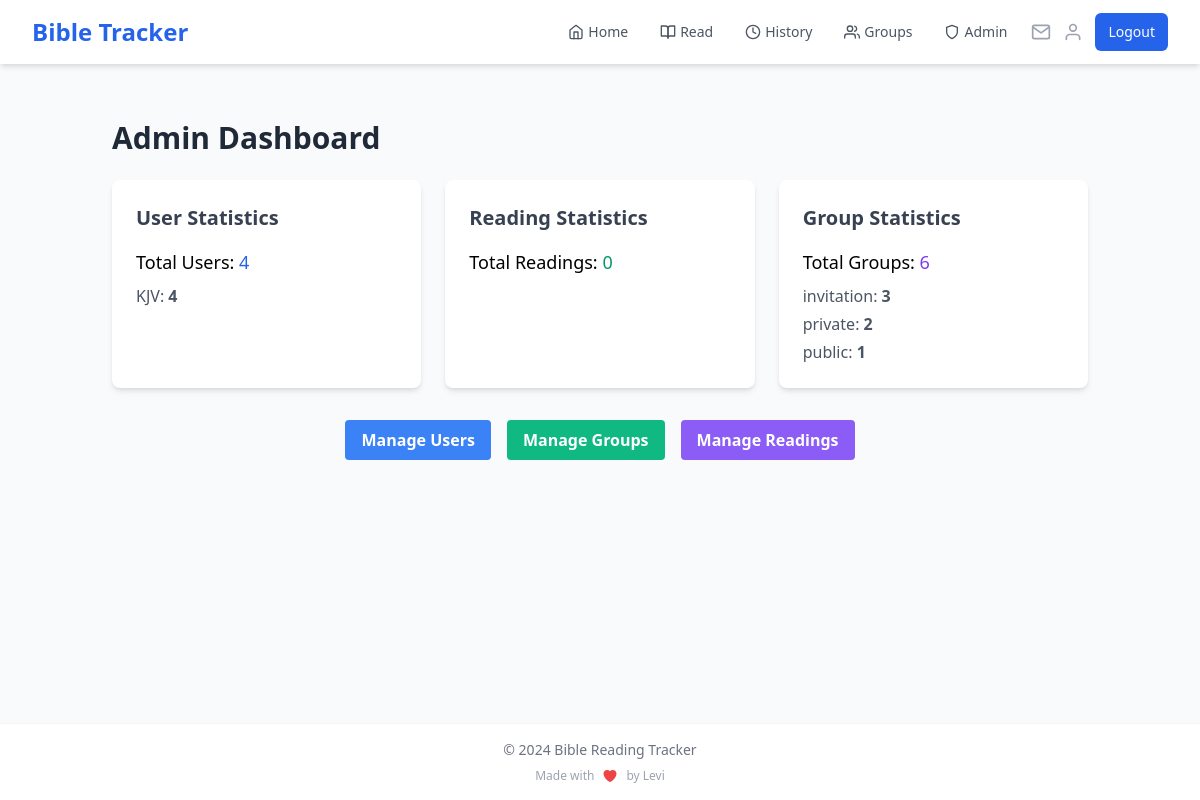
Page /admin (signed in) on the earlier database version.
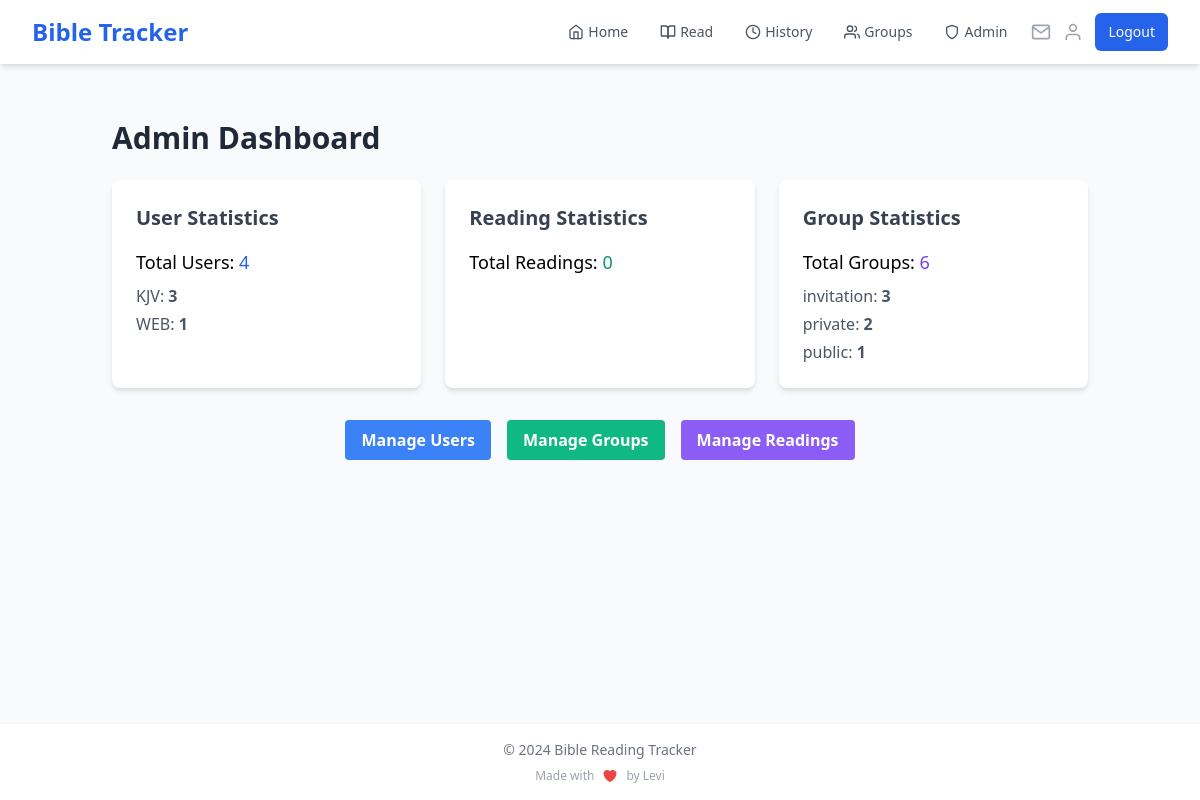
Same page on the later database version.
### app.py (models this page shows)
class User(UserMixin, db.Model):
    id = db.Column(db.Integer, primary_key=True)
    name = db.Column(db.String(100), nullable=False)
    email = db.Column(db.String(120), unique=True, nullable=False, index=True)
    password_hash = db.Column(db.String(200), nullable=False)
    streak = db.Column(db.Integer, default=0)
    last_read_date = db.Column(db.DateTime, index=True)
    readings = db.relationship('Reading', backref='user', lazy='dynamic')
    preferred_version = db.Column(db.String(10), default='KJV')
    created_groups = db.relationship('ReadingGroup', backref='creator', lazy='dynamic')
    group_memberships = db.relationship('GroupMember', backref='user', lazy='dynamic')

class ReadingGroup(db.Model):
    id = db.Column(db.Integer, primary_key=True)
    name = db.Column(db.String(100), nullable=False)
    description = db.Column(db.Text)
    created_at = db.Column(db.DateTime, default=datetime.utcnow)
    book = db.Column(db.String(50), nullable=False)
    current_chapter = db.Column(db.Integer, default=1)
    target_completion_date = db.Column(db.DateTime)
    creator_id = db.Column(db.Integer, db.ForeignKey('user.id'), nullable=False)
    visibility = db.Column(db.String(20), default='public')
    access_code = db.Column(db.String(20))
    members = db.relationship('GroupMember', backref='reading_group', lazy='joined')
    readings = db.relationship('GroupReading', backref='reading_group', lazy='dynamic')
    invitations = db.relationship('GroupInvitation', backref='reading_group', lazy='dynamic')

### app.py (the view)
@app.route('/admin')
@login_required
@admin_required
def admin_dashboard():
    total_users = User.query.count()
    users_by_version = db.session.query(
        User.preferred_version,
        func.count(User.id)
    ).group_by(User.preferred_version).all()
    total_readings = Reading.query.count()
    readings_by_version = db.session.query(
        Reading.bible_version,
        func.count(Reading.id)
    ).group_by(Reading.bible_version).all()
    total_groups = ReadingGroup.query.count()
    groups_by_visibility = db.session.query(
        ReadingGroup.visibility,
        func.count(ReadingGroup.id)
    ).group_by(ReadingGroup.visibility).all()
    return render_template('admin/admin_dashboard.html',
                           total_users=total_users,
                           users_by_version=users_by_version,
                           total_readings=total_readings,
                           readings_by_version=readings_by_version,
                           total_groups=total_groups,
                           groups_by_visibility=groups_by_visibility)

### app.py (called while the page is built)
@login_manager.user_loader
def load_user(user_id):
    if 'user_id' in session:
        return User.query.get(int(session['user_id']))
    return None

@app.context_processor
def inject_user_name():
    if current_user.is_authenticated:
        return dict(user_name=current_user.name)
    return dict(user_name='Guest')

@app.context_processor
def inject_invitation_count():
    if current_user.is_authenticated:
        invitation_count = GroupInvitation.query.filter(
            GroupInvitation.email == current_user.email,
            GroupInvitation.used == False,
            GroupInvitation.expires_at > datetime.utcnow()
        ).count()
        return dict(invitation_count=invitation_count)
    return dict(invitation_count=0)

def admin_required(f):
    @wraps(f)
    def decorated_function(*args, **kwargs):
        if not current_user.is_authenticated or current_user.email.lower() != 'mukuhalevi@gmail.com'.lower():
            flash('You do not have permission to access the admin panel.')
            return redirect(url_for('home'))
        return f(*args, **kwargs)
    return decorated_function

### templates/admin/admin_dashboard.html (shortened to what this page needs)
{% extends "base.html" %}
{% block content %}
<div class="container mx-auto p-6">
    <h1 class="text-3xl font-bold mb-6 text-gray-800">Admin Dashboard</h1>
    <div class="grid grid-cols-1 md:grid-cols-3 gap-6">
        <div class="bg-white shadow-md rounded-lg p-6">
            <h2 class="text-xl font-semibold mb-4 text-gray-700">User Statistics</h2>
            <p class="text-lg font-medium mb-2">Total Users: <span class="text-blue-600">{{ total_users }}</span></p>
            <ul class="space-y-1">
                {% for version, count in users_by_version %}
                    <li class="text-gray-600">{{ version }}: <span class="font-bold">{{ count }}</span></li>
                {% endfor %}
            </ul>
        </div>
        <div class="bg-white shadow-md rounded-lg p-6">
            <h2 class="text-xl font-semibold mb-4 text-gray-700">Reading Statistics</h2>
            <p class="text-lg font-medium mb-2">Total Readings: <span class="text-green-600">{{ total_readings }}</span></p>
        </div>
        <div class="bg-white shadow-md rounded-lg p-6">
            <h2 class="text-xl font-semibold mb-4 text-gray-700">Group Statistics</h2>
            <p class="text-lg font-medium mb-2">Total Groups: <span class="text-purple-600">{{ total_groups }}</span></p>
            <ul class="space-y-1">
                {% for visibility, count in groups_by_visibility %}
                    <li class="text-gray-600">{{ visibility }}: <span class="font-bold">{{ count }}</span></li>
                {% endfor %}
            </ul>
        </div>
    </div>
    <div class="mt-8 flex space-x-4 justify-center">
        <a href="{{ url_for('admin_users') }}" class="bg-blue-500 hover:bg-blue-600 text-white font-bold py-2 px-4 rounded">
            Manage Users
        </a>
        <a href="{{ url_for('admin_groups') }}" class="bg-green-500 hover:bg-green-600 text-white font-bold py-2 px-4 rounded">
            Manage Groups
        </a>
        <a href="{{ url_for('admin_readings') }}" class="bg-purple-500 hover:bg-purple-600 text-white font-bold py-2 px-4 rounded">
            Manage Readings
        </a>
    </div>
</div>
{% endblock %}

Differences in the rows shown:
no longer on this page (row unchanged): User: preferred_version "KJV", id "4"
now on this page (row unchanged): User: preferred_version "KJV", id "3"
now on this page (row edited): User: preferred_version "WEB", id "1"
